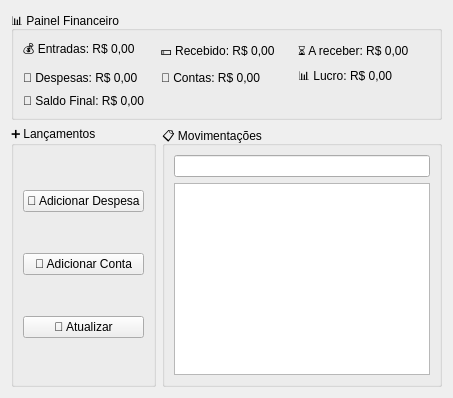
      <widget class="QWidget" name="pageControleFinanceiro">
       <layout class="QVBoxLayout">
        <item>
         <widget class="QGroupBox" name="groupBoxDashboard">
          <property name="title">
           <string>📊 Painel Financeiro</string>
          </property>
          <layout class="QGridLayout">
           <item row="0" column="0">
            <widget class="QLabel" name="lblEntradas">
             <property name="text">
              <string>💰 Entradas: R$ 0,00</string>
             </property>
            </widget>
           </item>
           <item row="0" column="1">
            <widget class="QLabel" name="lblRecebido">
             <property name="text">
              <string>💵 Recebido: R$ 0,00</string>
             </property>
            </widget>
           </item>
           <item row="0" column="2">
            <widget class="QLabel" name="lblAReceber">
             <property name="text">
              <string>⏳ A receber: R$ 0,00</string>
             </property>
            </widget>
           </item>
           <item row="1" column="0">
            <widget class="QLabel" name="lblDespesas">
             <property name="text">
              <string>💸 Despesas: R$ 0,00</string>
             </property>
            </widget>
           </item>
           <item row="1" column="1">
            <widget class="QLabel" name="lblContas">
             <property name="text">
              <string>📅 Contas: R$ 0,00</string>
             </property>
            </widget>
           </item>
           <item row="1" column="2">
            <widget class="QLabel" name="lblLucro">
             <property name="text">
              <string>📊 Lucro: R$ 0,00</string>
             </property>
            </widget>
           </item>
           <item row="2" column="0" colspan="3">
            <widget class="QLabel" name="lblSaldoFinal">
             <property name="text">
              <string>🏁 Saldo Final: R$ 0,00</string>
             </property>
            </widget>
           </item>
          </layout>
         </widget>
        </item>
        <item>
         <layout class="QHBoxLayout">
          <item>
           <widget class="QGroupBox" name="groupBoxControl">
            <property name="title">
             <string>➕ Lançamentos</string>
            </property>
            <layout class="QVBoxLayout">
             <item>
              <widget class="QPushButton" name="btnAddDespesa">
               <property name="text">
                <string>💸 Adicionar Despesa</string>
               </property>
              </widget>
             </item>
             <item>
              <widget class="QPushButton" name="btnAddConta">
               <property name="text">
                <string>📅 Adicionar Conta</string>
               </property>
              </widget>
             </item>
             <item>
              <widget class="QPushButton" name="btnAtualizar">
               <property name="text">
                <string>🔄 Atualizar</string>
               </property>
              </widget>
             </item>
            </layout>
           </widget>
          </item>
          <item>
           <widget class="QGroupBox" name="groupBoxTabela">
            <property name="title">
             <string>📋 Movimentações</string>
            </property>
            <layout class="QVBoxLayout">
             <item>
              <widget class="QLineEdit" name="txtPesquisar"/>
             </item>
             <item>
              <widget class="QTableView" name="tableFinanceiro"/>
             </item>
            </layout>
           </widget>
          </item>
         </layout>
        </item>
       </layout>
      </widget>
